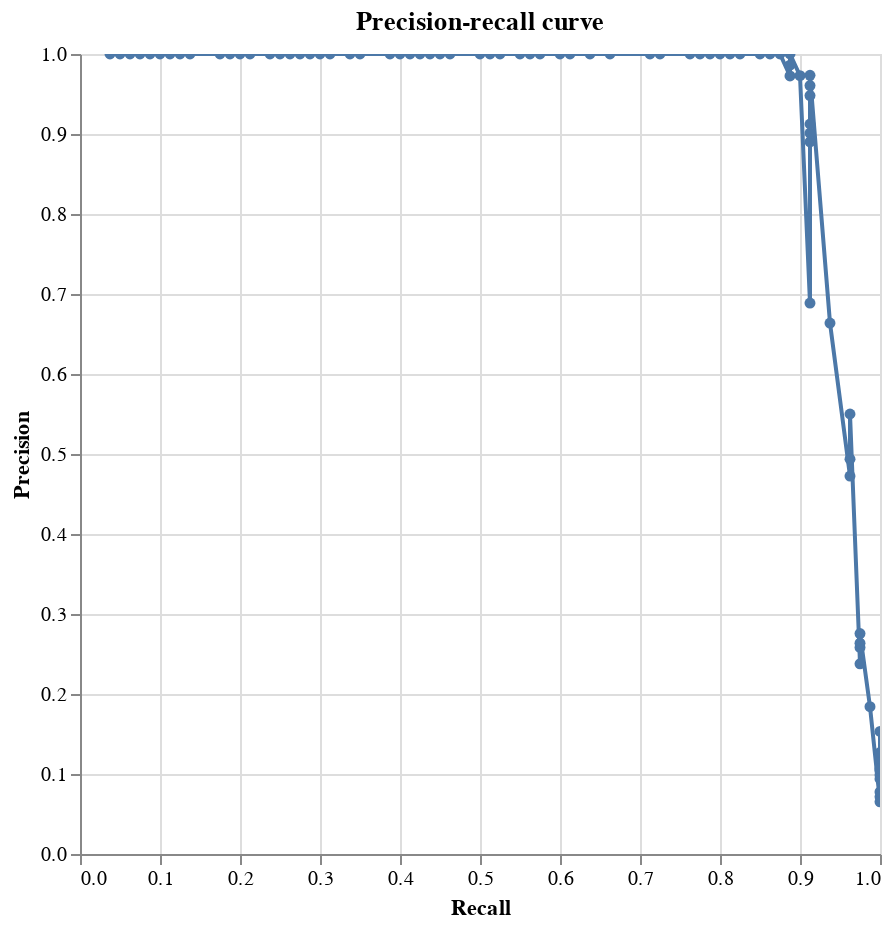

The notebook cell this image was saved under:
### Markdown cell above
### Precision-recall chart

An alternative representation of truth space is called a [precision recall curve](https://stats.stackexchange.com/questions/7207/roc-vs-precision-and-recall-curves).

This can be plotted as follows:

### Code cell
linker.precision_recall_chart_from_labels_table("labels")

### Figure 1 — Vega-Lite specification as saved in the notebook (floating-point values rounded to 4 significant figures)
{"$schema": "https://vega.github.io/schema/vega-lite/v4.8.1.json", "data": {"values": [{"F1": 0.1227, "FN": 0, "FN_rate": 0, "FP": 1145, "FP_rate": 1, "N": 1145, "N_rate": 0.9347, "P": 80, "P_rate": 0, "TN": 0, "TN_rate": 0, "TP": 80, "TP_rate": 1, "match_probability": 1.346e-05, "precision": 0.06531, "recall": 1, "row_count": 1225, "truth_threshold": -16.18}, {"F1": 0.1336, "FN": 0, "FN_rate": 0, "FP": 1039, "FP_rate": 0.9074, "N": 1145, "N_rate": 0.9347, "P": 80, "P_rate": 0, "TN": 106, "TN_rate": 0.09258, "TP": 80, "TP_rate": 1, "match_probability": 2.661e-05, "precision": 0.07149, "recall": 1, "row_count": 1225, "truth_threshold": -15.2}, {"F1": 0.1441, "FN": 0, "FN_rate": 0, "FP": 951, "FP_rate": 0.8306, "N": 1145, "N_rate": 0.9347, "P": 80, "P_rate": 0, "TN": 194, "TN_rate": 0.1694, "TP": 80, "TP_rate": 1, "match_probability": 2.931e-05, "precision": 0.07759, "recall": 1, "row_count": 1225, "truth_threshold": -15.06}, {"F1": 0.1717, "FN": 0, "FN_rate": 0, "FP": 772, "FP_rate": 0.6742, "N": 1145, "N_rate": 0.9347, "P": 80, "P_rate": 0, "TN": 373, "TN_rate": 0.3258, "TP": 80, "TP_rate": 1, "match_probability": 5.022e-05, "precision": 0.0939, "recall": 1, "row_count": 1225, "truth_threshold": -14.28}, {"F1": 0.1802, "FN": 0, "FN_rate": 0, "FP": 729, "FP_rate": 0.6367, "N": 1145, "N_rate": 0.9347, "P": 80, "P_rate": 0, "TN": 416, "TN_rate": 0.3633, "TP": 80, "TP_rate": 1, "match_probability": 5.794e-05, "precision": 0.09889, "recall": 1, "row_count": 1225, "truth_threshold": -14.08}, {"F1": 0.1887, "FN": 0, "FN_rate": 0, "FP": 688, "FP_rate": 0.6009, "N": 1145, "N_rate": 0.9347, "P": 80, "P_rate": 0, "TN": 457, "TN_rate": 0.3991, "TP": 80, "TP_rate": 1, "match_probability": 7.796e-05, "precision": 0.1042, "recall": 1, "row_count": 1225, "truth_threshold": -13.65}, {"F1": 0.1928, "FN": 0, "FN_rate": 0, "FP": 670, "FP_rate": 0.5852, "N": 1145, "N_rate": 0.9347, "P": 80, "P_rate": 0, "TN": 475, "TN_rate": 0.4148, "TP": 80, "TP_rate": 1, "match_probability": 9.66e-05, "precision": 0.1067, "recall": 1, "row_count": 1225, "truth_threshold": -13.34}, {"F1": 0.2139, "FN": 0, "FN_rate": 0, "FP": 589, "FP_rate": 0.5144, "N": 1145, "N_rate": 0.9347, "P": 80, "P_rate": 0, "TN": 556, "TN_rate": 0.4856, "TP": 80, "TP_rate": 1, "match_probability": 9.929e-05, "precision": 0.1196, "recall": 1, "row_count": 1225, "truth_threshold": -13.3}, {"F1": 0.2254, "FN": 0, "FN_rate": 0, "FP": 551, "FP_rate": 0.4812, "N": 1145, "N_rate": 0.9347, "P": 80, "P_rate": 0, "TN": 594, "TN_rate": 0.5188, "TP": 80, "TP_rate": 1, "match_probability": 0.0001093, "precision": 0.1268, "recall": 1, "row_count": 1225, "truth_threshold": -13.16}, {"F1": 0.2658, "FN": 0, "FN_rate": 0, "FP": 442, "FP_rate": 0.386, "N": 1145, "N_rate": 0.9347, "P": 80, "P_rate": 0, "TN": 703, "TN_rate": 0.614, "TP": 80, "TP_rate": 1, "match_probability": 0.000191, "precision": 0.1533, "recall": 1, "row_count": 1225, "truth_threshold": -12.35}, {"F1": 0.311, "FN": 1, "FN_rate": 0.0125, "FP": 350, "FP_rate": 0.3057, "N": 1145, "N_rate": 0.9347, "P": 80, "P_rate": 0, "TN": 795, "TN_rate": 0.6943, "TP": 79, "TP_rate": 0.9875, "match_probability": 0.0002103, "precision": 0.1841, "recall": 0.9875, "row_count": 1225, "truth_threshold": -12.21}, {"F1": 0.3824, "FN": 2, "FN_rate": 0.025, "FP": 250, "FP_rate": 0.2183, "N": 1145, "N_rate": 0.9347, "P": 80, "P_rate": 0, "TN": 895, "TN_rate": 0.7817, "TP": 78, "TP_rate": 0.975, "match_probability": 0.0002162, "precision": 0.2378, "recall": 0.975, "row_count": 1225, "truth_threshold": -12.18}, {"F1": 0.4084, "FN": 2, "FN_rate": 0.025, "FP": 224, "FP_rate": 0.1956, "N": 1145, "N_rate": 0.9347, "P": 80, "P_rate": 0, "TN": 921, "TN_rate": 0.8044, "TP": 78, "TP_rate": 0.975, "match_probability": 0.0002908, "precision": 0.2583, "recall": 0.975, "row_count": 1225, "truth_threshold": -11.75}, {"F1": 0.4149, "FN": 2, "FN_rate": 0.025, "FP": 218, "FP_rate": 0.1904, "N": 1145, "N_rate": 0.9347, "P": 80, "P_rate": 0, "TN": 927, "TN_rate": 0.8096, "TP": 78, "TP_rate": 0.975, "match_probability": 0.0003604, "precision": 0.2635, "recall": 0.975, "row_count": 1225, "truth_threshold": -11.44}, {"F1": 0.4309, "FN": 2, "FN_rate": 0.025, "FP": 205, "FP_rate": 0.179, "N": 1145, "N_rate": 0.9347, "P": 80, "P_rate": 0, "TN": 940, "TN_rate": 0.821, "TP": 78, "TP_rate": 0.975, "match_probability": 0.0004157, "precision": 0.2756, "recall": 0.975, "row_count": 1225, "truth_threshold": -11.23}, {"F1": 0.6364, "FN": 3, "FN_rate": 0.0375, "FP": 86, "FP_rate": 0.07511, "N": 1145, "N_rate": 0.9347, "P": 80, "P_rate": 0, "TN": 1059, "TN_rate": 0.9249, "TP": 77, "TP_rate": 0.9625, "match_probability": 0.0005593, "precision": 0.4724, "recall": 0.9625, "row_count": 1225, "truth_threshold": -10.8}, {"F1": 0.6525, "FN": 3, "FN_rate": 0.0375, "FP": 79, "FP_rate": 0.069, "N": 1145, "N_rate": 0.9347, "P": 80, "P_rate": 0, "TN": 1066, "TN_rate": 0.931, "TP": 77, "TP_rate": 0.9625, "match_probability": 0.0007122, "precision": 0.4936, "recall": 0.9625, "row_count": 1225, "truth_threshold": -10.45}, {"F1": 0.7, "FN": 3, "FN_rate": 0.0375, "FP": 63, "FP_rate": 0.05502, "N": 1145, "N_rate": 0.9347, "P": 80, "P_rate": 0, "TN": 1082, "TN_rate": 0.945, "TP": 77, "TP_rate": 0.9625, "match_probability": 0.0007843, "precision": 0.55, "recall": 0.9625, "row_count": 1225, "truth_threshold": -10.32}, {"F1": 0.7812, "FN": 5, "FN_rate": 0.0625, "FP": 38, "FP_rate": 0.03319, "N": 1145, "N_rate": 0.9347, "P": 80, "P_rate": 0, "TN": 1107, "TN_rate": 0.9668, "TP": 75, "TP_rate": 0.9375, "match_probability": 0.001105, "precision": 0.6637, "recall": 0.9375, "row_count": 1225, "truth_threshold": -9.82}, {"F1": 0.7849, "FN": 7, "FN_rate": 0.0875, "FP": 33, "FP_rate": 0.02882, "N": 1145, "N_rate": 0.9347, "P": 80, "P_rate": 0, "TN": 1112, "TN_rate": 0.9712, "TP": 73, "TP_rate": 0.9125, "match_probability": 0.001549, "precision": 0.6887, "recall": 0.9125, "row_count": 1225, "truth_threshold": -9.332}, {"F1": 0.9012, "FN": 7, "FN_rate": 0.0875, "FP": 9, "FP_rate": 0.00786, "N": 1145, "N_rate": 0.9347, "P": 80, "P_rate": 0, "TN": 1136, "TN_rate": 0.9921, "TP": 73, "TP_rate": 0.9125, "match_probability": 0.002084, "precision": 0.8902, "recall": 0.9125, "row_count": 1225, "truth_threshold": -8.904}, {"F1": 0.9125, "FN": 7, "FN_rate": 0.0875, "FP": 8, "FP_rate": 0.006987, "N": 1145, "N_rate": 0.9347, "P": 80, "P_rate": 0, "TN": 1137, "TN_rate": 0.993, "TP": 73, "TP_rate": 0.9125, "match_probability": 0.002441, "precision": 0.9012, "recall": 0.9125, "row_count": 1225, "truth_threshold": -8.675}, {"F1": 0.9125, "FN": 7, "FN_rate": 0.0875, "FP": 7, "FP_rate": 0.006114, "N": 1145, "N_rate": 0.9347, "P": 80, "P_rate": 0, "TN": 1138, "TN_rate": 0.9939, "TP": 73, "TP_rate": 0.9125, "match_probability": 0.002954, "precision": 0.9125, "recall": 0.9125, "row_count": 1225, "truth_threshold": -8.399}, {"F1": 0.9359, "FN": 7, "FN_rate": 0.0875, "FP": 4, "FP_rate": 0.003493, "N": 1145, "N_rate": 0.9347, "P": 80, "P_rate": 0, "TN": 1141, "TN_rate": 0.9965, "TP": 73, "TP_rate": 0.9125, "match_probability": 0.004111, "precision": 0.9481, "recall": 0.9125, "row_count": 1225, "truth_threshold": -7.92}, {"F1": 0.9359, "FN": 7, "FN_rate": 0.0875, "FP": 3, "FP_rate": 0.00262, "N": 1145, "N_rate": 0.9347, "P": 80, "P_rate": 0, "TN": 1142, "TN_rate": 0.9974, "TP": 73, "TP_rate": 0.9125, "match_probability": 0.004814, "precision": 0.9605, "recall": 0.9125, "row_count": 1225, "truth_threshold": -7.692}, {"F1": 0.9481, "FN": 7, "FN_rate": 0.0875, "FP": 2, "FP_rate": 0.001747, "N": 1145, "N_rate": 0.9347, "P": 80, "P_rate": 0, "TN": 1143, "TN_rate": 0.9983, "TP": 73, "TP_rate": 0.9125, "match_probability": 0.01893, "precision": 0.9733, "recall": 0.9125, "row_count": 1225, "truth_threshold": -5.696}, {"F1": 0.9351, "FN": 8, "FN_rate": 0.1, "FP": 2, "FP_rate": 0.001747, "N": 1145, "N_rate": 0.9347, "P": 80, "P_rate": 0, "TN": 1143, "TN_rate": 0.9983, "TP": 72, "TP_rate": 0.9, "match_probability": 0.01957, "precision": 0.973, "recall": 0.9, "row_count": 1225, "truth_threshold": -5.647}, {"F1": 0.9342, "FN": 9, "FN_rate": 0.1125, "FP": 2, "FP_rate": 0.001747, "N": 1145, "N_rate": 0.9347, "P": 80, "P_rate": 0, "TN": 1143, "TN_rate": 0.9983, "TP": 71, "TP_rate": 0.8875, "match_probability": 0.02082, "precision": 0.9726, "recall": 0.8875, "row_count": 1225, "truth_threshold": -5.555}, {"F1": 0.9342, "FN": 9, "FN_rate": 0.1125, "FP": 1, "FP_rate": 0.0008734, "N": 1145, "N_rate": 0.9347, "P": 80, "P_rate": 0, "TN": 1144, "TN_rate": 0.9991, "TP": 71, "TP_rate": 0.8875, "match_probability": 0.03355, "precision": 0.9861, "recall": 0.8875, "row_count": 1225, "truth_threshold": -4.848}, {"F1": 0.9467, "FN": 9, "FN_rate": 0.1125, "FP": 0, "FP_rate": 0, "N": 1145, "N_rate": 0.9347, "P": 80, "P_rate": 0, "TN": 1145, "TN_rate": 1, "TP": 71, "TP_rate": 0.8875, "match_probability": 0.05097, "precision": 1, "recall": 0.8875, "row_count": 1225, "truth_threshold": -4.219}, {"F1": 0.9333, "FN": 10, "FN_rate": 0.125, "FP": 0, "FP_rate": 0, "N": 1145, "N_rate": 0.9347, "P": 80, "P_rate": 0, "TN": 1145, "TN_rate": 1, "TP": 70, "TP_rate": 0.875, "match_probability": 0.05763, "precision": 1, "recall": 0.875, "row_count": 1225, "truth_threshold": -4.031}, {"F1": 0.9324, "FN": 11, "FN_rate": 0.1375, "FP": 0, "FP_rate": 0, "N": 1145, "N_rate": 0.9347, "P": 80, "P_rate": 0, "TN": 1145, "TN_rate": 1, "TP": 69, "TP_rate": 0.8625, "match_probability": 0.1036, "precision": 1, "recall": 0.8625, "row_count": 1225, "truth_threshold": -3.113}, {"F1": 0.9189, "FN": 12, "FN_rate": 0.15, "FP": 0, "FP_rate": 0, "N": 1145, "N_rate": 0.9347, "P": 80, "P_rate": 0, "TN": 1145, "TN_rate": 1, "TP": 68, "TP_rate": 0.85, "match_probability": 0.1219, "precision": 1, "recall": 0.85, "row_count": 1225, "truth_threshold": -2.848}, {"F1": 0.9041, "FN": 14, "FN_rate": 0.175, "FP": 0, "FP_rate": 0, "N": 1145, "N_rate": 0.9347, "P": 80, "P_rate": 0, "TN": 1145, "TN_rate": 1, "TP": 66, "TP_rate": 0.825, "match_probability": 0.125, "precision": 1, "recall": 0.825, "row_count": 1225, "truth_threshold": -2.807}, {"F1": 0.9028, "FN": 15, "FN_rate": 0.1875, "FP": 0, "FP_rate": 0, "N": 1145, "N_rate": 0.9347, "P": 80, "P_rate": 0, "TN": 1145, "TN_rate": 1, "TP": 65, "TP_rate": 0.8125, "match_probability": 0.1561, "precision": 1, "recall": 0.8125, "row_count": 1225, "truth_threshold": -2.435}, {"F1": 0.8889, "FN": 16, "FN_rate": 0.2, "FP": 0, "FP_rate": 0, "N": 1145, "N_rate": 0.9347, "P": 80, "P_rate": 0, "TN": 1145, "TN_rate": 1, "TP": 64, "TP_rate": 0.8, "match_probability": 0.2697, "precision": 1, "recall": 0.8, "row_count": 1225, "truth_threshold": -1.437}, {"F1": 0.8873, "FN": 17, "FN_rate": 0.2125, "FP": 0, "FP_rate": 0, "N": 1145, "N_rate": 0.9347, "P": 80, "P_rate": 0, "TN": 1145, "TN_rate": 1, "TP": 63, "TP_rate": 0.7875, "match_probability": 0.4266, "precision": 1, "recall": 0.7875, "row_count": 1225, "truth_threshold": -0.4269}, {"F1": 0.8732, "FN": 18, "FN_rate": 0.225, "FP": 0, "FP_rate": 0, "N": 1145, "N_rate": 0.9347, "P": 80, "P_rate": 0, "TN": 1145, "TN_rate": 1, "TP": 62, "TP_rate": 0.775, "match_probability": 0.7487, "precision": 1, "recall": 0.775, "row_count": 1225, "truth_threshold": 1.575}, {"F1": 0.8714, "FN": 19, "FN_rate": 0.2375, "FP": 0, "FP_rate": 0, "N": 1145, "N_rate": 0.9347, "P": 80, "P_rate": 0, "TN": 1145, "TN_rate": 1, "TP": 61, "TP_rate": 0.7625, "match_probability": 0.8455, "precision": 1, "recall": 0.7625, "row_count": 1225, "truth_threshold": 2.452}, {"F1": 0.8406, "FN": 22, "FN_rate": 0.275, "FP": 0, "FP_rate": 0, "N": 1145, "N_rate": 0.9347, "P": 80, "P_rate": 0, "TN": 1145, "TN_rate": 1, "TP": 58, "TP_rate": 0.725, "match_probability": 0.9314, "precision": 1, "recall": 0.725, "row_count": 1225, "truth_threshold": 3.762}, {"F1": 0.8382, "FN": 23, "FN_rate": 0.2875, "FP": 0, "FP_rate": 0, "N": 1145, "N_rate": 0.9347, "P": 80, "P_rate": 0, "TN": 1145, "TN_rate": 1, "TP": 57, "TP_rate": 0.7125, "match_probability": 0.9398, "precision": 1, "recall": 0.7125, "row_count": 1225, "truth_threshold": 3.965}, {"F1": 0.803, "FN": 27, "FN_rate": 0.3375, "FP": 0, "FP_rate": 0, "N": 1145, "N_rate": 0.9347, "P": 80, "P_rate": 0, "TN": 1145, "TN_rate": 1, "TP": 53, "TP_rate": 0.6625, "match_probability": 0.9626, "precision": 1, "recall": 0.6625, "row_count": 1225, "truth_threshold": 4.686}, {"F1": 0.7846, "FN": 29, "FN_rate": 0.3625, "FP": 0, "FP_rate": 0, "N": 1145, "N_rate": 0.9347, "P": 80, "P_rate": 0, "TN": 1145, "TN_rate": 1, "TP": 51, "TP_rate": 0.6375, "match_probability": 0.9641, "precision": 1, "recall": 0.6375, "row_count": 1225, "truth_threshold": 4.746}, {"F1": 0.7656, "FN": 31, "FN_rate": 0.3875, "FP": 0, "FP_rate": 0, "N": 1145, "N_rate": 0.9347, "P": 80, "P_rate": 0, "TN": 1145, "TN_rate": 1, "TP": 49, "TP_rate": 0.6125, "match_probability": 0.9649, "precision": 1, "recall": 0.6125, "row_count": 1225, "truth_threshold": 4.782}, {"F1": 0.75, "FN": 32, "FN_rate": 0.4, "FP": 0, "FP_rate": 0, "N": 1145, "N_rate": 0.9347, "P": 80, "P_rate": 0, "TN": 1145, "TN_rate": 1, "TP": 48, "TP_rate": 0.6, "match_probability": 0.9683, "precision": 1, "recall": 0.6, "row_count": 1225, "truth_threshold": 4.934}, {"F1": 0.7302, "FN": 34, "FN_rate": 0.425, "FP": 0, "FP_rate": 0, "N": 1145, "N_rate": 0.9347, "P": 80, "P_rate": 0, "TN": 1145, "TN_rate": 1, "TP": 46, "TP_rate": 0.575, "match_probability": 0.9736, "precision": 1, "recall": 0.575, "row_count": 1225, "truth_threshold": 5.207}, {"F1": 0.7258, "FN": 35, "FN_rate": 0.4375, "FP": 0, "FP_rate": 0, "N": 1145, "N_rate": 0.9347, "P": 80, "P_rate": 0, "TN": 1145, "TN_rate": 1, "TP": 45, "TP_rate": 0.5625, "match_probability": 0.9832, "precision": 1, "recall": 0.5625, "row_count": 1225, "truth_threshold": 5.868}, {"F1": 0.7097, "FN": 36, "FN_rate": 0.45, "FP": 0, "FP_rate": 0, "N": 1145, "N_rate": 0.9347, "P": 80, "P_rate": 0, "TN": 1145, "TN_rate": 1, "TP": 44, "TP_rate": 0.55, "match_probability": 0.9852, "precision": 1, "recall": 0.55, "row_count": 1225, "truth_threshold": 6.057}, {"F1": 0.6885, "FN": 38, "FN_rate": 0.475, "FP": 0, "FP_rate": 0, "N": 1145, "N_rate": 0.9347, "P": 80, "P_rate": 0, "TN": 1145, "TN_rate": 1, "TP": 42, "TP_rate": 0.525, "match_probability": 0.986, "precision": 1, "recall": 0.525, "row_count": 1225, "truth_threshold": 6.141}, {"F1": 0.6833, "FN": 39, "FN_rate": 0.4875, "FP": 0, "FP_rate": 0, "N": 1145, "N_rate": 0.9347, "P": 80, "P_rate": 0, "TN": 1145, "TN_rate": 1, "TP": 41, "TP_rate": 0.5125, "match_probability": 0.9865, "precision": 1, "recall": 0.5125, "row_count": 1225, "truth_threshold": 6.193}, {"F1": 0.6667, "FN": 40, "FN_rate": 0.5, "FP": 0, "FP_rate": 0, "N": 1145, "N_rate": 0.9347, "P": 80, "P_rate": 0, "TN": 1145, "TN_rate": 1, "TP": 40, "TP_rate": 0.5, "match_probability": 0.9888, "precision": 1, "recall": 0.5, "row_count": 1225, "truth_threshold": 6.47}, {"F1": 0.6379, "FN": 43, "FN_rate": 0.5375, "FP": 0, "FP_rate": 0, "N": 1145, "N_rate": 0.9347, "P": 80, "P_rate": 0, "TN": 1145, "TN_rate": 1, "TP": 37, "TP_rate": 0.4625, "match_probability": 0.9948, "precision": 1, "recall": 0.4625, "row_count": 1225, "truth_threshold": 7.569}, {"F1": 0.6207, "FN": 44, "FN_rate": 0.55, "FP": 0, "FP_rate": 0, "N": 1145, "N_rate": 0.9347, "P": 80, "P_rate": 0, "TN": 1145, "TN_rate": 1, "TP": 36, "TP_rate": 0.45, "match_probability": 0.9964, "precision": 1, "recall": 0.45, "row_count": 1225, "truth_threshold": 8.094}, {"F1": 0.614, "FN": 45, "FN_rate": 0.5625, "FP": 0, "FP_rate": 0, "N": 1145, "N_rate": 0.9347, "P": 80, "P_rate": 0, "TN": 1145, "TN_rate": 1, "TP": 35, "TP_rate": 0.4375, "match_probability": 0.9973, "precision": 1, "recall": 0.4375, "row_count": 1225, "truth_threshold": 8.513}, {"F1": 0.5965, "FN": 46, "FN_rate": 0.575, "FP": 0, "FP_rate": 0, "N": 1145, "N_rate": 0.9347, "P": 80, "P_rate": 0, "TN": 1145, "TN_rate": 1, "TP": 34, "TP_rate": 0.425, "match_probability": 0.9988, "precision": 1, "recall": 0.425, "row_count": 1225, "truth_threshold": 9.733}, {"F1": 0.5893, "FN": 47, "FN_rate": 0.5875, "FP": 0, "FP_rate": 0, "N": 1145, "N_rate": 0.9347, "P": 80, "P_rate": 0, "TN": 1145, "TN_rate": 1, "TP": 33, "TP_rate": 0.4125, "match_probability": 0.9994, "precision": 1, "recall": 0.4125, "row_count": 1225, "truth_threshold": 10.76}, {"F1": 0.5714, "FN": 48, "FN_rate": 0.6, "FP": 0, "FP_rate": 0, "N": 1145, "N_rate": 0.9347, "P": 80, "P_rate": 0, "TN": 1145, "TN_rate": 1, "TP": 32, "TP_rate": 0.4, "match_probability": 0.9995, "precision": 1, "recall": 0.4, "row_count": 1225, "truth_threshold": 11.03}, {"F1": 0.5636, "FN": 49, "FN_rate": 0.6125, "FP": 0, "FP_rate": 0, "N": 1145, "N_rate": 0.9347, "P": 80, "P_rate": 0, "TN": 1145, "TN_rate": 1, "TP": 31, "TP_rate": 0.3875, "match_probability": 0.9996, "precision": 1, "recall": 0.3875, "row_count": 1225, "truth_threshold": 11.22}, {"F1": 0.5185, "FN": 52, "FN_rate": 0.65, "FP": 0, "FP_rate": 0, "N": 1145, "N_rate": 0.9347, "P": 80, "P_rate": 0, "TN": 1145, "TN_rate": 1, "TP": 28, "TP_rate": 0.35, "match_probability": 0.9996, "precision": 1, "recall": 0.35, "row_count": 1225, "truth_threshold": 11.36}, {"F1": 0.5094, "FN": 53, "FN_rate": 0.6625, "FP": 0, "FP_rate": 0, "N": 1145, "N_rate": 0.9347, "P": 80, "P_rate": 0, "TN": 1145, "TN_rate": 1, "TP": 27, "TP_rate": 0.3375, "match_probability": 0.9997, "precision": 1, "recall": 0.3375, "row_count": 1225, "truth_threshold": 11.54}, {"F1": 0.4808, "FN": 55, "FN_rate": 0.6875, "FP": 0, "FP_rate": 0, "N": 1145, "N_rate": 0.9347, "P": 80, "P_rate": 0, "TN": 1145, "TN_rate": 1, "TP": 25, "TP_rate": 0.3125, "match_probability": 0.9997, "precision": 1, "recall": 0.3125, "row_count": 1225, "truth_threshold": 11.57}, {"F1": 0.4615, "FN": 56, "FN_rate": 0.7, "FP": 0, "FP_rate": 0, "N": 1145, "N_rate": 0.9347, "P": 80, "P_rate": 0, "TN": 1145, "TN_rate": 1, "TP": 24, "TP_rate": 0.3, "match_probability": 0.9997, "precision": 1, "recall": 0.3, "row_count": 1225, "truth_threshold": 11.81}, {"F1": 0.451, "FN": 57, "FN_rate": 0.7125, "FP": 0, "FP_rate": 0, "N": 1145, "N_rate": 0.9347, "P": 80, "P_rate": 0, "TN": 1145, "TN_rate": 1, "TP": 23, "TP_rate": 0.2875, "match_probability": 0.9998, "precision": 1, "recall": 0.2875, "row_count": 1225, "truth_threshold": 12.29}, {"F1": 0.4314, "FN": 58, "FN_rate": 0.725, "FP": 0, "FP_rate": 0, "N": 1145, "N_rate": 0.9347, "P": 80, "P_rate": 0, "TN": 1145, "TN_rate": 1, "TP": 22, "TP_rate": 0.275, "match_probability": 0.9998, "precision": 1, "recall": 0.275, "row_count": 1225, "truth_threshold": 12.48}, {"F1": 0.42, "FN": 59, "FN_rate": 0.7375, "FP": 0, "FP_rate": 0, "N": 1145, "N_rate": 0.9347, "P": 80, "P_rate": 0, "TN": 1145, "TN_rate": 1, "TP": 21, "TP_rate": 0.2625, "match_probability": 0.9998, "precision": 1, "recall": 0.2625, "row_count": 1225, "truth_threshold": 12.61}, {"F1": 0.4, "FN": 60, "FN_rate": 0.75, "FP": 0, "FP_rate": 0, "N": 1145, "N_rate": 0.9347, "P": 80, "P_rate": 0, "TN": 1145, "TN_rate": 1, "TP": 20, "TP_rate": 0.25, "match_probability": 0.9998, "precision": 1, "recall": 0.25, "row_count": 1225, "truth_threshold": 12.62}, {"F1": 0.3878, "FN": 61, "FN_rate": 0.7625, "FP": 0, "FP_rate": 0, "N": 1145, "N_rate": 0.9347, "P": 80, "P_rate": 0, "TN": 1145, "TN_rate": 1, "TP": 19, "TP_rate": 0.2375, "match_probability": 0.9999, "precision": 1, "recall": 0.2375, "row_count": 1225, "truth_threshold": 12.73}, {"F1": 0.3542, "FN": 63, "FN_rate": 0.7875, "FP": 0, "FP_rate": 0, "N": 1145, "N_rate": 0.9347, "P": 80, "P_rate": 0, "TN": 1145, "TN_rate": 1, "TP": 17, "TP_rate": 0.2125, "match_probability": 0.9999, "precision": 1, "recall": 0.2125, "row_count": 1225, "truth_threshold": 12.79}, {"F1": 0.3333, "FN": 64, "FN_rate": 0.8, "FP": 0, "FP_rate": 0, "N": 1145, "N_rate": 0.9347, "P": 80, "P_rate": 0, "TN": 1145, "TN_rate": 1, "TP": 16, "TP_rate": 0.2, "match_probability": 0.9999, "precision": 1, "recall": 0.2, "row_count": 1225, "truth_threshold": 13.86}, {"F1": 0.3191, "FN": 65, "FN_rate": 0.8125, "FP": 0, "FP_rate": 0, "N": 1145, "N_rate": 0.9347, "P": 80, "P_rate": 0, "TN": 1145, "TN_rate": 1, "TP": 15, "TP_rate": 0.1875, "match_probability": 0.9999, "precision": 1, "recall": 0.1875, "row_count": 1225, "truth_threshold": 14.05}, {"F1": 0.2979, "FN": 66, "FN_rate": 0.825, "FP": 0, "FP_rate": 0, "N": 1145, "N_rate": 0.9347, "P": 80, "P_rate": 0, "TN": 1145, "TN_rate": 1, "TP": 14, "TP_rate": 0.175, "match_probability": 1.0, "precision": 1, "recall": 0.175, "row_count": 1225, "truth_threshold": 16.09}, {"F1": 0.2444, "FN": 69, "FN_rate": 0.8625, "FP": 0, "FP_rate": 0, "N": 1145, "N_rate": 0.9347, "P": 80, "P_rate": 0, "TN": 1145, "TN_rate": 1, "TP": 11, "TP_rate": 0.1375, "match_probability": 1.0, "precision": 1, "recall": 0.1375, "row_count": 1225, "truth_threshold": 16.91}, {"F1": 0.2222, "FN": 70, "FN_rate": 0.875, "FP": 0, "FP_rate": 0, "N": 1145, "N_rate": 0.9347, "P": 80, "P_rate": 0, "TN": 1145, "TN_rate": 1, "TP": 10, "TP_rate": 0.125, "match_probability": 1.0, "precision": 1, "recall": 0.125, "row_count": 1225, "truth_threshold": 19.05}, {"F1": 0.2045, "FN": 71, "FN_rate": 0.8875, "FP": 0, "FP_rate": 0, "N": 1145, "N_rate": 0.9347, "P": 80, "P_rate": 0, "TN": 1145, "TN_rate": 1, "TP": 9, "TP_rate": 0.1125, "match_probability": 1.0, "precision": 1, "recall": 0.1125, "row_count": 1225, "truth_threshold": 19.23}, {"F1": 0.1818, "FN": 72, "FN_rate": 0.9, "FP": 0, "FP_rate": 0, "N": 1145, "N_rate": 0.9347, "P": 80, "P_rate": 0, "TN": 1145, "TN_rate": 1, "TP": 8, "TP_rate": 0.1, "match_probability": 1.0, "precision": 1, "recall": 0.1, "row_count": 1225, "truth_threshold": 19.42}, {"F1": 0.1628, "FN": 73, "FN_rate": 0.9125, "FP": 0, "FP_rate": 0, "N": 1145, "N_rate": 0.9347, "P": 80, "P_rate": 0, "TN": 1145, "TN_rate": 1, "TP": 7, "TP_rate": 0.0875, "match_probability": 1.0, "precision": 1, "recall": 0.0875, "row_count": 1225, "truth_threshold": 19.54}, {"F1": 0.1395, "FN": 74, "FN_rate": 0.925, "FP": 0, "FP_rate": 0, "N": 1145, "N_rate": 0.9347, "P": 80, "P_rate": 0, "TN": 1145, "TN_rate": 1, "TP": 6, "TP_rate": 0.075, "match_probability": 1.0, "precision": 1, "recall": 0.075, "row_count": 1225, "truth_threshold": 20.17}, {"F1": 0.119, "FN": 75, "FN_rate": 0.9375, "FP": 0, "FP_rate": 0, "N": 1145, "N_rate": 0.9347, "P": 80, "P_rate": 0, "TN": 1145, "TN_rate": 1, "TP": 5, "TP_rate": 0.0625, "match_probability": 1.0, "precision": 1, "recall": 0.0625, "row_count": 1225, "truth_threshold": 20.48}, {"F1": 0.09524, "FN": 76, "FN_rate": 0.95, "FP": 0, "FP_rate": 0, "N": 1145, "N_rate": 0.9347, "P": 80, "P_rate": 0, "TN": 1145, "TN_rate": 1, "TP": 4, "TP_rate": 0.05, "match_probability": 1.0, "precision": 1, "recall": 0.05, "row_count": 1225, "truth_threshold": 21.58}, {"F1": 0.07317, "FN": 77, "FN_rate": 0.9625, "FP": 0, "FP_rate": 0, "N": 1145, "N_rate": 0.9347, "P": 80, "P_rate": 0, "TN": 1145, "TN_rate": 1, "TP": 3, "TP_rate": 0.0375, "match_probability": 1.0, "precision": 1, "recall": 0.0375, "row_count": 1225, "truth_threshold": 24.0}]}, "encoding": {"tooltip": [{"field": "truth_threshold", "format": ".4f", "type": "quantitative"}, {"field": "match_probability", "format": ".4%", "type": "quantitative"}, {"field": "FP_rate", "format": ".4f", "type": "quantitative"}, {"field": "TP_rate", "format": ".4f", "type": "quantitative"}, {"field": "TP", "format": ",.0f", "type": "quantitative"}, {"field": "TN", "format": ",.0f", "type": "quantitative"}, {"field": "FP", "format": ",.0f", "type": "quantitative"}, {"field": "FN", "format": ",.0f", "type": "quantitative"}, {"field": "precision", "format": ".4f", "type": "quantitative"}, {"field": "recall", "format": ".4f", "type": "quantitative"}, {"field": "F1", "format": ".4f", "type": "quantitative"}], "x": {"field": "recall", "sort": ["-recall"], "title": "Recall", "type": "quantitative"}, "y": {"field": "precision", "sort": ["-precision"], "title": "Precision", "type": "quantitative"}}, "height": 400, "mark": {"clip": true, "point": true, "type": "line"}, "title": "Precision-recall curve", "width": 400}
